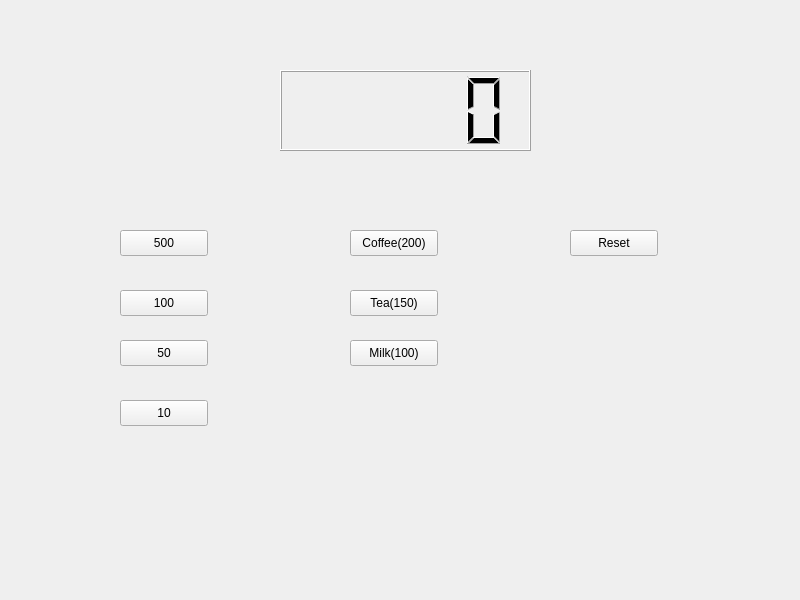
<?xml version="1.0" encoding="UTF-8"?>
<ui version="4.0">
 <class>Widget</class>
 <widget class="QWidget" name="Widget">
  <property name="geometry">
   <rect>
    <x>0</x>
    <y>0</y>
    <width>800</width>
    <height>600</height>
   </rect>
  </property>
  <property name="windowTitle">
   <string>Widget</string>
  </property>
  <widget class="QLCDNumber" name="lcdNumber">
   <property name="geometry">
    <rect>
     <x>280</x>
     <y>70</y>
     <width>251</width>
     <height>81</height>
    </rect>
   </property>
  </widget>
  <widget class="QPushButton" name="pbCoin500">
   <property name="geometry">
    <rect>
     <x>120</x>
     <y>230</y>
     <width>88</width>
     <height>26</height>
    </rect>
   </property>
   <property name="text">
    <string>500</string>
   </property>
  </widget>
  <widget class="QPushButton" name="pbCoin100">
   <property name="geometry">
    <rect>
     <x>120</x>
     <y>290</y>
     <width>88</width>
     <height>26</height>
    </rect>
   </property>
   <property name="text">
    <string>100</string>
   </property>
  </widget>
  <widget class="QPushButton" name="pbCoin50">
   <property name="geometry">
    <rect>
     <x>120</x>
     <y>340</y>
     <width>88</width>
     <height>26</height>
    </rect>
   </property>
   <property name="text">
    <string>50</string>
   </property>
  </widget>
  <widget class="QPushButton" name="pbCoin10">
   <property name="geometry">
    <rect>
     <x>120</x>
     <y>400</y>
     <width>88</width>
     <height>26</height>
    </rect>
   </property>
   <property name="text">
    <string>10</string>
   </property>
  </widget>
  <widget class="QPushButton" name="pbCoffee">
   <property name="geometry">
    <rect>
     <x>350</x>
     <y>230</y>
     <width>88</width>
     <height>26</height>
    </rect>
   </property>
   <property name="text">
    <string>Coffee(200)</string>
   </property>
  </widget>
  <widget class="QPushButton" name="pbTea">
   <property name="geometry">
    <rect>
     <x>350</x>
     <y>290</y>
     <width>88</width>
     <height>26</height>
    </rect>
   </property>
   <property name="text">
    <string>Tea(150)</string>
   </property>
  </widget>
  <widget class="QPushButton" name="pbMilk">
   <property name="geometry">
    <rect>
     <x>350</x>
     <y>340</y>
     <width>88</width>
     <height>26</height>
    </rect>
   </property>
   <property name="text">
    <string>Milk(100)</string>
   </property>
  </widget>
  <widget class="QPushButton" name="pbReset">
   <property name="geometry">
    <rect>
     <x>570</x>
     <y>230</y>
     <width>88</width>
     <height>26</height>
    </rect>
   </property>
   <property name="text">
    <string>Reset</string>
   </property>
  </widget>
 </widget>
 <resources/>
 <connections/>
</ui>
